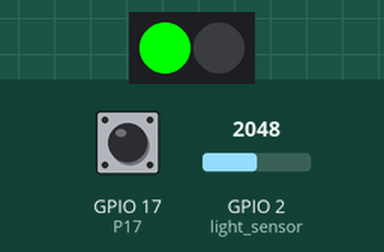
Bench run of a program on a simulated ESP32 board running MicroPython. On the bench: 2 RGB LEDs in strip order, left to right. The inputs (shaded band) are chosen by the test bench; at power-on: GPIO 2 (light_sensor) = 2048, GPIO 17 (P17) LOW (analog values on the 0–4095 scale).

Above: at 2.6 s.
2.7 s: GPIO 2 (light_sensor) set to 1989
9.7 s: GPIO 2 (light_sensor) set to 2866
At 14.6 s:
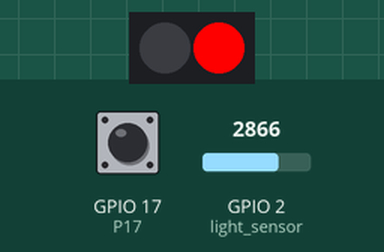
16.7 s: GPIO 2 (light_sensor) set to 2047
23.7 s: GPIO 17 (P17) pulled HIGH for 3 s
At 25.81 s:
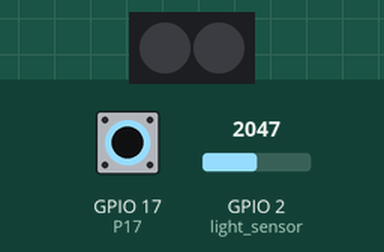
Timing chart, 0 to 28.8 s (numbered marks = the images above; inputs shaded):
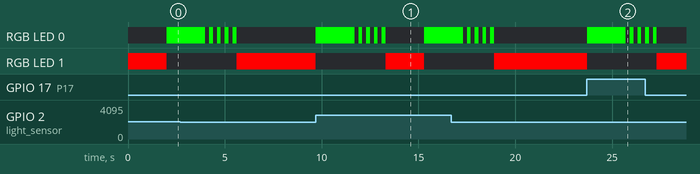

The program:

sample231-01.py
```python
# 夜間押しボタン式信号機
from machine import Pin, ADC
import time
from neopixel import NeoPixel

# 明るさセンサーの準備
light_sensor = ADC(2)
light_sensor.atten(ADC.ATTN_11DB)   # 0V-3.6Vの範囲で計測
light_sensor.width(ADC.WIDTH_12BIT) # 0-4095の範囲で計測

# 明るさを1～100の範囲で返す関数
def get_light_level():
    return light_sensor.read() / 4095 * 100

# P17 の準備
P17 = Pin(17, Pin.IN, Pin.PULL_DOWN)

# NeoPixel（NP-LED）の準備
leds = NeoPixel(Pin(16, Pin.OUT), 2) # 2つのLED

# LEDの色を設定する関数
def set_led(n, r, g, b):
    leds[n] = (int(r / 100 * 255), int(g / 100 * 255), int(b / 100 * 255))
    leds.write()

# ずっとくりかえすメインの処理
while True:
    # 赤信号を点灯
    set_led(0, 0, 0, 0)     # 0番目のLEDを消灯
    set_led(1, 100, 0, 0)   # 1番目のLEDを赤に
    time.sleep(2)           # 2秒待つ

    # 暗くてボタンが押されていない間は待つ
    while get_light_level() < 50 and P17.value() == 0:
        time.sleep(0.1)

    # 赤信号を消す
    set_led(1, 0, 0, 0)

    # 青信号を点灯
    set_led(0, 0, 100, 0)  # 0番目のLEDを緑に
    time.sleep(2)          # 2秒待つ

    # 青信号を点滅させる
    for i in range(4):
        set_led(0, 0, 0, 0)    # 消灯
        time.sleep(0.2)
        set_led(0, 0, 100, 0)  # 点灯
        time.sleep(0.2)
```

Measured:
- after the input at 9.7 s, RGB LED 0: goes RGB(0, 255, 0) 2.0 s, 4 × (off 0.20 s, RGB(0, 255, 0) 0.20 s), off 2.0 s, then RGB(0, 255, 0), starting at once; RGB LED 1: RGB(255, 0, 0) → off at once, → RGB(255, 0, 0) 3.6 s later, → off 2.0 s later
- after the input at 23.7 s, RGB LED 0: off → RGB(0, 255, 0) at once, then repeats every 0.40 s: off 0.20 s, RGB(0, 255, 0) 0.20 s, until it stays off from 27.3 s; RGB LED 1: RGB(255, 0, 0) → off at once, → RGB(255, 0, 0) 3.6 s later
